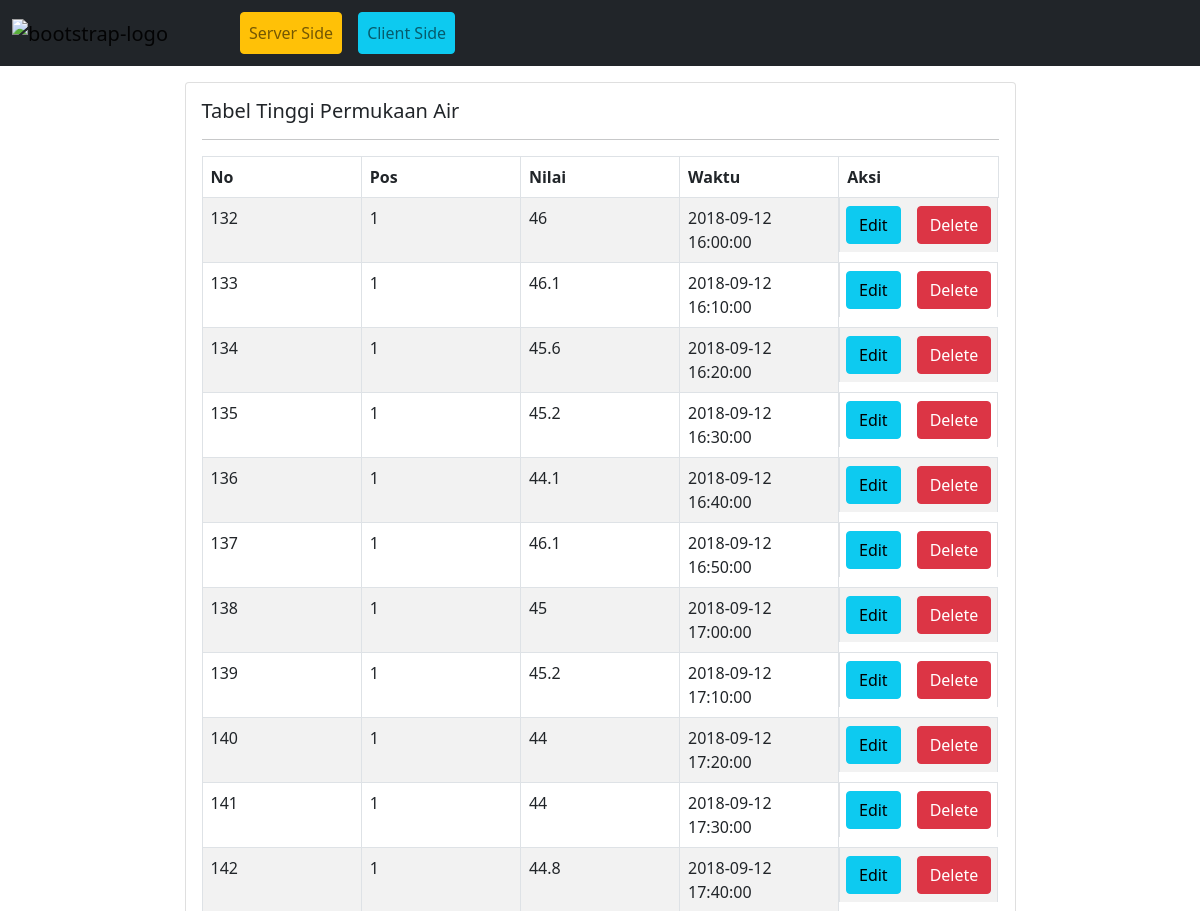
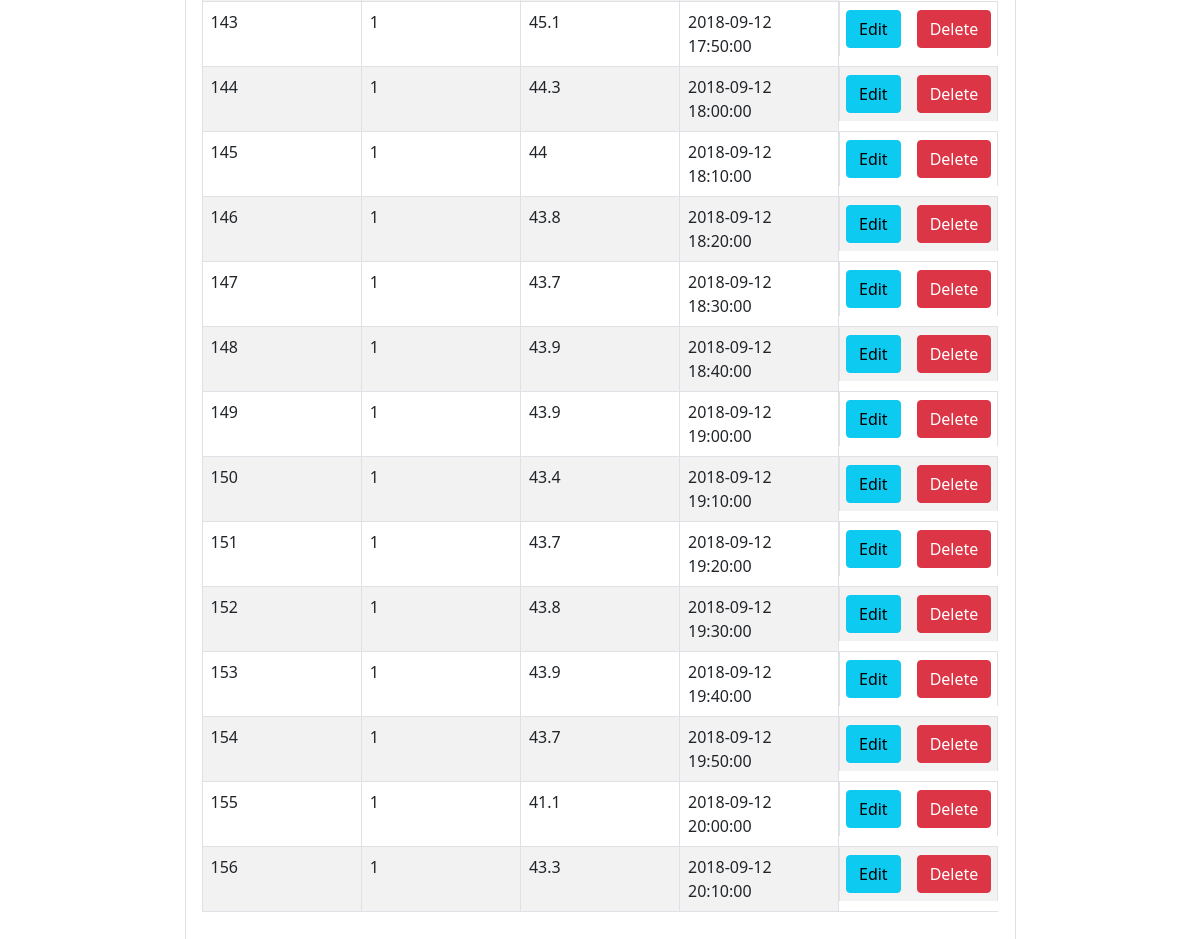
The page /datatables/serverside.php on the database its author committed (2 pictures, top to bottom).
### tables this page shows
CREATE TABLE `tma` (
  `id_tma` int(20) NOT NULL,
  `id_pos` int(3) NOT NULL,
  `nilai` double NOT NULL,
  `waktu` datetime NOT NULL
);

### datatables/ssp.class.php (called while the page is built, shortened)
<?php
class SSP {
	static function data_output ( $columns, $data )
	{
		$out = array();
		for ( $i=0, $ien=count($data) ; $i<$ien ; $i++ ) {
			$row = array();
			for ( $j=0, $jen=count($columns) ; $j<$jen ; $j++ ) {
				$column = $columns[$j];
				if ( isset( $column['formatter'] ) ) {
                    if(empty($column['db'])){
                        $row[ $column['dt'] ] = $column['formatter']( $data[$i] );
                    }
                    else{
                        $row[ $column['dt'] ] = $column['formatter']( $data[$i][ $column['db'] ], $data[$i] );
                    }
				}
				else {
                    if(!empty($column['db'])){
                        $row[ $column['dt'] ] = $data[$i][ $columns[$j]['db'] ];
                    }
                    else{
                        $row[ $column['dt'] ] = "";
                    }
				}
			}
			$out[] = $row;
		}
		return $out;
	}
	static function db ( $conn )
	{
		if ( is_array( $conn ) ) {
			return self::sql_connect( $conn );
		}
		return $conn;
	}
	static function limit ( $request, $columns )
	{
		$limit = '';
		return $limit;
	}
	static function order ( $request, $columns )
	{
		$order = '';
		return $order;
	}
	static function filter ( $request, $columns, &$bindings )
	{
		$globalSearch = array();
		$columnSearch = array();
		$where = '';
		return $where;
	}
	static function simple ( $request, $conn, $table, $primaryKey, $columns )
	{
		$bindings = array();
		$db = self::db( $conn );
		$limit = self::limit( $request, $columns );
		$order = self::order( $request, $columns );
		$where = self::filter( $request, $columns, $bindings );
		$data = self::sql_exec( $db, $bindings,
			"SELECT `".implode("`, `", self::pluck($columns, 'db'))."`
			 FROM `$table`
			 $where
			 $order
			 $limit"
		);
		$resFilterLength = self::sql_exec( $db, $bindings,
			"SELECT COUNT(`{$primaryKey}`)
			 FROM   `$table`
			 $where"
		);
		$recordsFiltered = $resFilterLength[0][0];
		$resTotalLength = self::sql_exec( $db,
			"SELECT COUNT(`{$primaryKey}`)
			 FROM   `$table`"
		);
		$recordsTotal = $resTotalLength[0][0];
		return array(
			"draw"            => isset ( $request['draw'] ) ?
				intval( $request['draw'] ) :
				0,
			"recordsTotal"    => intval( $recordsTotal ),
			"recordsFiltered" => intval( $recordsFiltered ),
			"data"            => self::data_output( $columns, $data )
		);
	}
	static function sql_connect ( $sql_details )
	{
		try {
			$db = @new PDO(
				"mysql:host={$sql_details['host']};dbname={$sql_details['db']}",
				$sql_details['user'],
				$sql_details['pass'],
				array( PDO::ATTR_ERRMODE => PDO::ERRMODE_EXCEPTION )
			);
		}
		catch (PDOException $e) {
			self::fatal(
				"An error occurred while connecting to the database. ".
				"The error reported by the server was: ".$e->getMessage()
			);
		}
		return $db;
	}
	static function sql_exec ( $db, $bindings, $sql=null )
	{
		if ( $sql === null ) {
			$sql = $bindings;
		}
		$stmt = $db->prepare( $sql );
		if ( is_array( $bindings ) ) {
			for ( $i=0, $ien=count($bindings) ; $i<$ien ; $i++ ) {
				$binding = $bindings[$i];
				$stmt->bindValue( $binding['key'], $binding['val'], $binding['type'] );
			}
		}
		try {
			$stmt->execute();
		}
		catch (PDOException $e) {
			self::fatal( "An SQL error occurred: ".$e->getMessage() );
		}
		return $stmt->fetchAll( PDO::FETCH_BOTH );
	}
	static function pluck ( $a, $prop )
	{
		$out = array();
		for ( $i=0, $len=count($a) ; $i<$len ; $i++ ) {
            if(empty($a[$i][$prop])){
                continue;
			}
			$out[$i] = $a[$i][$prop];
		}
		return $out;
	}
}

### datatables/data.php (the view, shortened to what this page needs)
<?php
$dbdetails = array(
        'host' => 'localhost',
        'user' => 'root',
        'pass' => '',
        'db' => 'pertemuan13'
    );
    $table = 'tma';
    $primary_key = 'id_tma';
    $columns = array(
        array('db' => 'id_tma', 'dt' => 0),
        array('db' => 'id_pos', 'dt' => 1),
        array('db' => 'nilai', 'dt' => 2),
        array('db' => 'waktu', 'dt' => 3)
    );
    require('./ssp.class.php');
    $dataCollection =  json_encode(SSP::simple( $_GET, $dbdetails, $table, $primary_key, $columns ));
    $dataSet = json_decode($dataCollection, true)["data"];
    foreach ($dataSet as $data) {
        ?>
        <tr>
            <td><?= $data[0]?></td>
            <td><?= $data[1]?></td>
            <td><?= $data[2]?></td>
            <td><?= $data[3]?></td>
            <td style="display:flex; align-items:center; justify-content: center;">
                <button class="btn btn-info mx-2">Edit</button>
                <button class="btn btn-danger mx-2">Delete</button>
            </td>
        </tr>
        <?php
    }
?>

### rows shown on the page
tma: id_tma "132", id_pos "1", nilai "46", waktu "2018-09-12 16:00:00"
tma: id_tma "133", id_pos "1", nilai "46.1", waktu "2018-09-12 16:10:00"
tma: id_tma "134", id_pos "1", nilai "45.6", waktu "2018-09-12 16:20:00"
tma: id_tma "135", id_pos "1", nilai "45.2", waktu "2018-09-12 16:30:00"
tma: id_tma "136", id_pos "1", nilai "44.1", waktu "2018-09-12 16:40:00"
tma: id_tma "137", id_pos "1", nilai "46.1", waktu "2018-09-12 16:50:00"
tma: id_tma "138", id_pos "1", nilai "45", waktu "2018-09-12 17:00:00"
tma: id_tma "139", id_pos "1", nilai "45.2", waktu "2018-09-12 17:10:00"
tma: id_tma "140", id_pos "1", nilai "44", waktu "2018-09-12 17:20:00"
tma: id_tma "141", id_pos "1", nilai "44", waktu "2018-09-12 17:30:00"
tma: id_tma "142", id_pos "1", nilai "44.8", waktu "2018-09-12 17:40:00"
tma: id_tma "143", id_pos "1", nilai "45.1", waktu "2018-09-12 17:50:00"
tma: id_tma "144", id_pos "1", nilai "44.3", waktu "2018-09-12 18:00:00"
tma: id_tma "145", id_pos "1", nilai "44", waktu "2018-09-12 18:10:00"
tma: id_tma "146", id_pos "1", nilai "43.8", waktu "2018-09-12 18:20:00"
tma: id_tma "147", id_pos "1", nilai "43.7", waktu "2018-09-12 18:30:00"
tma: id_tma "148", id_pos "1", nilai "43.9", waktu "2018-09-12 18:40:00"
tma: id_tma "149", id_pos "1", nilai "43.9", waktu "2018-09-12 19:00:00"
tma: id_tma "150", id_pos "1", nilai "43.4", waktu "2018-09-12 19:10:00"
tma: id_tma "151", id_pos "1", nilai "43.7", waktu "2018-09-12 19:20:00"
tma: id_tma "152", id_pos "1", nilai "43.8", waktu "2018-09-12 19:30:00"
tma: id_tma "153", id_pos "1", nilai "43.9", waktu "2018-09-12 19:40:00"
tma: id_tma "154", id_pos "1", nilai "43.7", waktu "2018-09-12 19:50:00"
tma: id_tma "155", id_pos "1", nilai "41.1", waktu "2018-09-12 20:00:00"
tma: id_tma "156", id_pos "1", nilai "43.3", waktu "2018-09-12 20:10:00"
